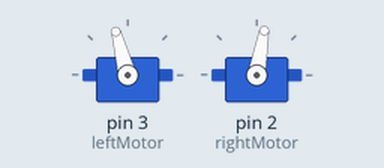
Simulated run of this sketch. Board: Arduino Uno, built with avr-gcc and run on an emulated ATmega328P. Shown: 2 × servo. At 8.0 s the program stops and its outputs stay as they are.

Above: at 0.1 s.
At 2.1 s:
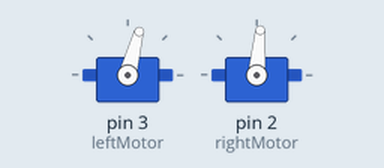
At 5.1 s:
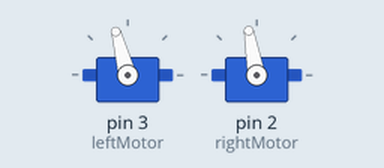
At 8.1 s:
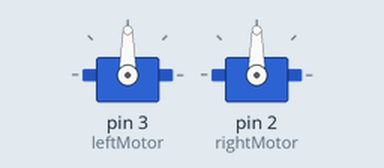
Timing chart, 0 to 9.5 s (numbered marks = the images above):
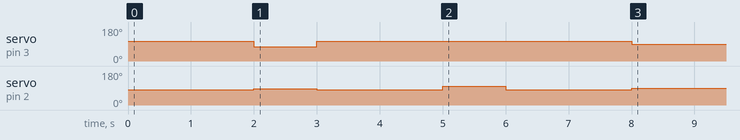

The sketch:

Movement_Code.ino
```cpp
#include <Servo.h>

Servo leftMotor;  // Create servo object for the left motor
Servo rightMotor; // Create servo object for the right motor

void setup() {
  leftMotor.attach(3);   // Attaches the left motor on pin 3 to the servo object
  rightMotor.attach(2);  // Attaches the right motor on pin 2 to the servo object

  // Initially stop motors
  stopMotors();
}

void loop() {
  moveForward();
  delay(2000); // Move forward for 2 seconds

  turnLeft();
  delay(1000); // Turn left for 1 second

  moveForward();
  delay(2000); // Move forward for 2 seconds

  turnRight();
 delay(1000); // Turn right for 1 second

 moveForward();
  delay(2000); // Move forward for 2 seconds


 // moveBackward();
 //   delay(2000);


  stopMotors();
  while(true); // Stop the program after the sequence
}

void moveForward() {
  // Assuming forward requires both to move at these speeds
  leftMotor.write(105);
  rightMotor.write(80);
}

void turnLeft() {
  // Slow down or reverse the left motor and speed up the right motor
  leftMotor.write(75);  // Adjust this value to make a sharper or gentler turn
  rightMotor.write(85); // Keep the right motor speed constant or adjust as needed
}

void turnRight() {
  // Speed up the left motor and slow down or reverse the right motor
  leftMotor.write(105);
  rightMotor.write(100); // Adjust this value to make a sharper or gentler turn
}

void moveBackward() {
  // Assuming forward requires both to move at these speeds
  leftMotor.write(75);
  rightMotor.write(100);
}

void stopMotors() {
  leftMotor.write(90);  // Stop left motor
  rightMotor.write(90); // Stop right motor
}
```

Movement.c
```cpp
#include <avr/io.h>
#include <util/delay.h>

#define LEFT_MOTOR_PIN 3   // Assuming PB3 (OC2A)
#define RIGHT_MOTOR_PIN 2  // Assuming PB2 (OC2B)

void initPWM() {
    // Set the pins as outputs
    DDRB |= (1 << LEFT_MOTOR_PIN) | (1 << RIGHT_MOTOR_PIN);

    // Set Timer2 for PWM
    TCCR2A = (1 << COM2A1) | (1 << COM2B1) | (1 << WGM20) | (1 << WGM21); // Fast PWM
    TCCR2B = (1 << CS21); // Set prescaler to 8

    // Initialize PWM duty cycle to 0 (motors stopped)
    OCR2A = 0;
    OCR2B = 0;
}

void setMotorSpeed(uint8_t motor, uint8_t speed) {
    if (motor == LEFT_MOTOR_PIN) {
        OCR2A = speed;
    } else if (motor == RIGHT_MOTOR_PIN) {
        OCR2B = speed;
    }
}

void moveForward() {
    setMotorSpeed(LEFT_MOTOR_PIN, 210); // Scale accordingly
    setMotorSpeed(RIGHT_MOTOR_PIN, 170);
}

void moveBackward() {
    setMotorSpeed(LEFT_MOTOR_PIN, 170);
    setMotorSpeed(RIGHT_MOTOR_PIN, 210);
}

void turnLeft() {
    setMotorSpeed(LEFT_MOTOR_PIN, 150);
    setMotorSpeed(RIGHT_MOTOR_PIN, 170);
}

void turnRight() {
    setMotorSpeed(LEFT_MOTOR_PIN, 210);
    setMotorSpeed(RIGHT_MOTOR_PIN, 200);
}

void stopMotors() {
    setMotorSpeed(LEFT_MOTOR_PIN, 180); // Neutral pulse width, adjust as needed
    setMotorSpeed(RIGHT_MOTOR_PIN, 180);
}

int main(void) {
    initPWM();

    while (1) {
        moveForward();
        _delay_ms(2000);

        turnLeft();
        _delay_ms(1000);

        moveForward();
        _delay_ms(2000);

        turnRight();
        _delay_ms(1000);

        moveForward();
        _delay_ms(2000);

        stopMotors();
        while (1); // Halt further execution
    }
}
```

Measured:
- by itself, servo on pin 3 (leftMotor): 105° → 75° at 2.0 s, → 105° 1.0 s later, → 90° 5.0 s later
- by itself, servo on pin 2 (rightMotor): 80° → 85° at 2.0 s, → 80° 1.0 s later, → 100° 2.0 s later, → 80° 1.0 s later, … (5 changes in this stretch)
